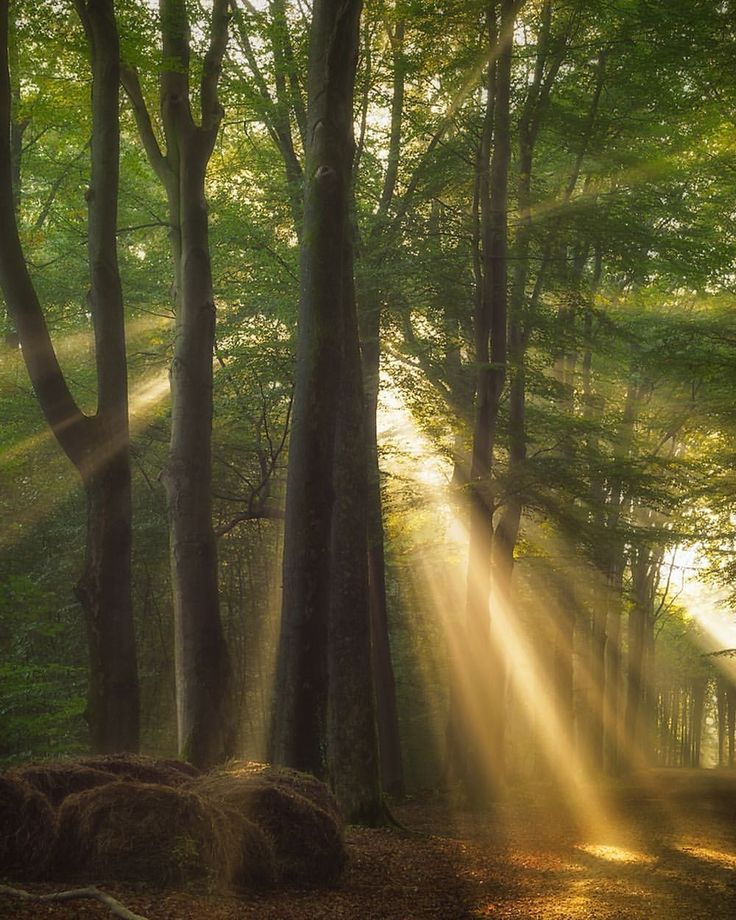
#> input picture Homework_2/data/forest.jpeg, 736 x 920 px
$ jupyter execute Homework.ipynb
#> lines starting #> are read from the running program, lines starting #| are printed output that depends on the picture
# HOMEWORK 2
For this homework you will have to complete and implement the colour balancing for:
* Gray world algorithm
* Scale-by-max algorithm

You are free to use your own images. Experiment with more images and think about the effect each of the algorithms has on the resulting (balanced) image.

### Colour Balancing
In this notebook we will show different type of colour balancing making use of von Kries' hypothesis.

[cell 1]
import cv2
import numpy as np
from matplotlib import pyplot as plt
plt.rcParams['figure.figsize'] = [15, 5]

[cell 2]
img = cv2.imread('data/forest.jpeg')
#> img is the input picture: shape (920, 736, 3); mean B, G, R 46.6, 83.6, 90.6
img = cv2.cvtColor(img, cv2.COLOR_BGR2RGB)
plt.imshow(img)

### White patch
In white patch algorithm we choose a group of pixels we know they should be white. We then scale the resulting image colour channels by this white patch.

[cell 3]
# Define white patch and the coefficients
row, col = 684, 561
white = img[row, col, :]
#> white = [145, 113, 52]
coeffs = 255.0/white
#> coeffs = [1.76, 2.26, 4.9]

# Apply white balancing and generate balanced image
balanced = np.zeros_like(img, dtype=np.float32)
for channel in range(3):
    balanced[..., channel] = img[..., channel] * coeffs[channel]
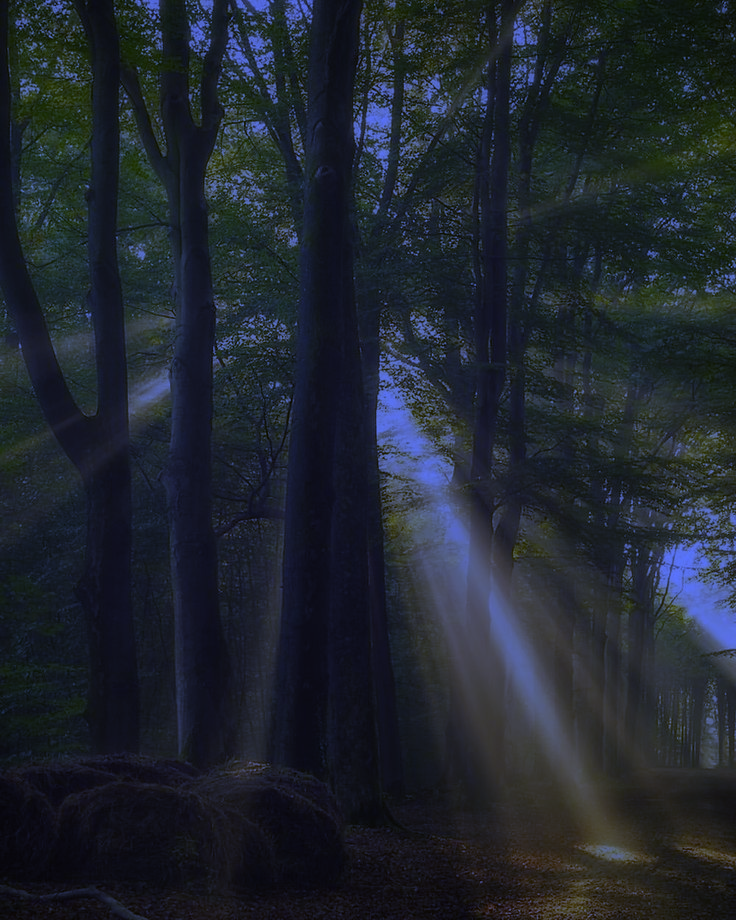
#> balanced: shape (920, 736, 3) float32; mean R, G, B 159.3, 188.5, 228.6; drawn with min black and max white

# White patching does not guarantee that the dynamic range is preserved, images must be clipped.
balanced = balanced/255
balanced[balanced > 1] = 1
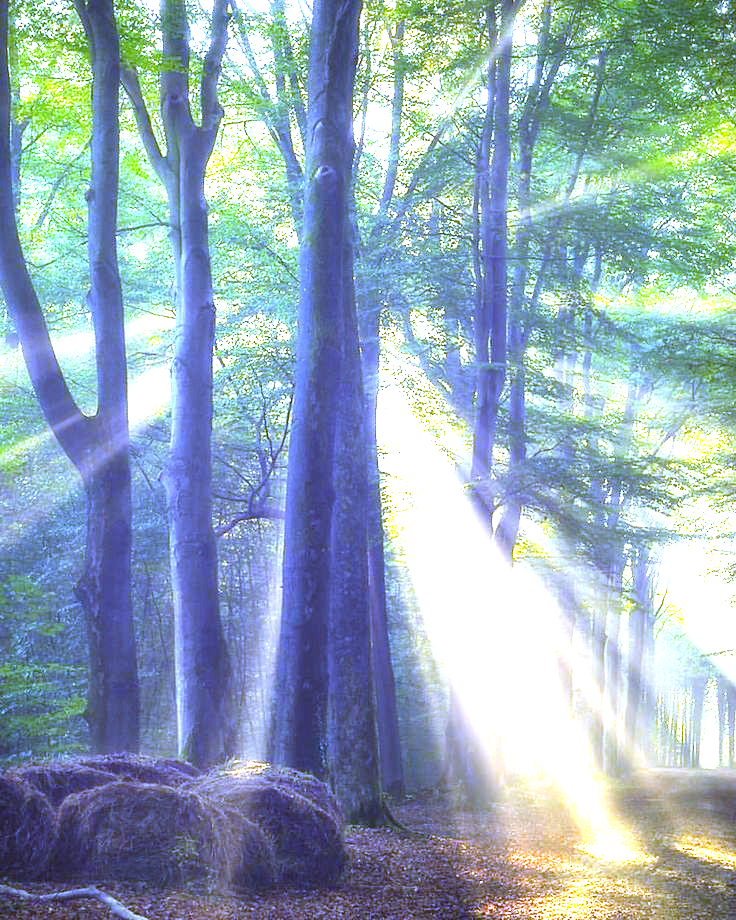
#> balanced: shape (920, 736, 3) float32; mean R, G, B 0.579, 0.662, 0.724

plt.subplot(121), plt.imshow(img)
plt.subplot(122), plt.imshow(balanced)
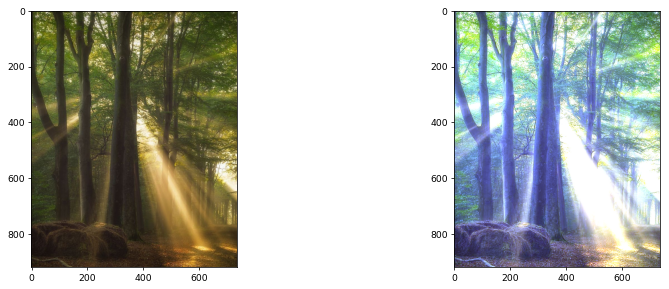
#> figure drawn by matplotlib, 2 panels

### Gray world
This algorithm assumes that a scene, on average, is gray.

[cell 4]
# Load your image
from pickle import FALSE


img = cv2.imread('data/forest.jpeg')
img = cv2.cvtColor(img, cv2.COLOR_BGR2RGB)

# Compute the mean values for all three colour channels (red, green, blue)
mean_r, mean_g, mean_b = np.mean(img, axis=tuple(range(img.ndim-1)))
#> mean_r = 90.58; mean_g = 83.56; mean_b = 46.61
# or
# mean_r = np.average(img[:, :, 0])
# mean_g = np.average(img[:, :, 1])
# mean_b = np.average(img[:, :, 2])

# Compute the coefficients kr, kg, kb
# Note: there are 3 coefficients to compute but we only have 2 equations.
# Therefore, you have to make an assumption, fix the value of one of the
# coefficients and compute the remining two
# Hint: You can fix the coefficient of the brightest colour channel to 1.
mean_k = np.average([mean_r,mean_g,mean_b])
#> mean_k = 73.58

arr_mean_coef = [mean_k/mean_r, mean_k/mean_g, mean_k/mean_b]
#> arr_mean_coef = [0.812, 0.881, 1.58]
# kr = mean_k/mean_r
# kg = mean_k/mean_g
# kb = mean_k/mean_b

# Apply color balancing and generate the balanced image
balanced = np.zeros_like(img, dtype=np.float32)
for channel in range(3):
    balanced[..., channel] = img[..., channel] * arr_mean_coef[channel]
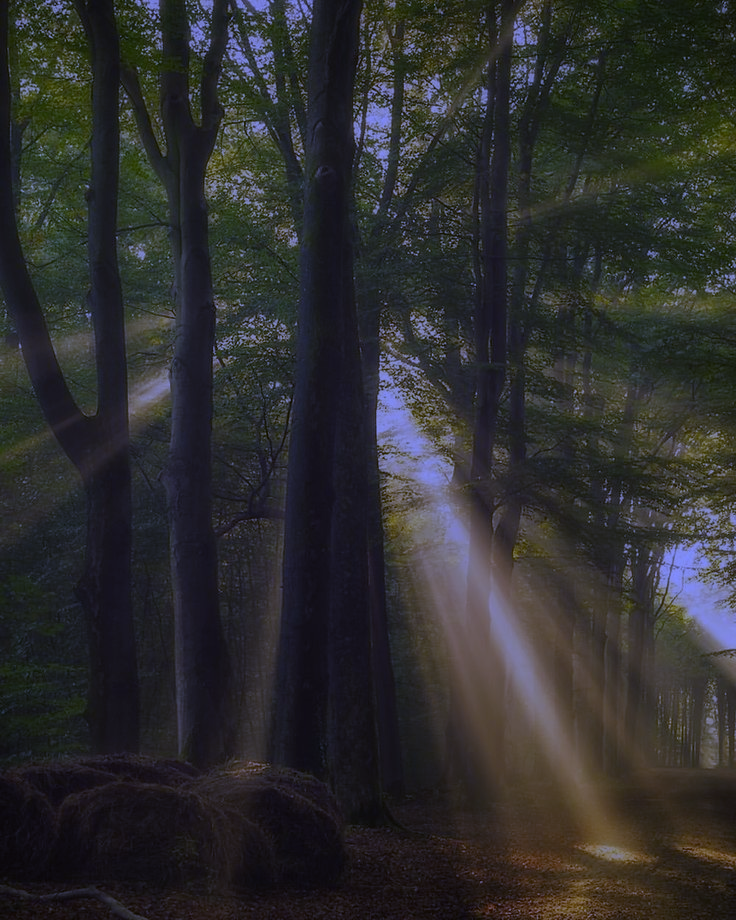
#> balanced: shape (920, 736, 3) float32; mean R, G, B 73.6, 73.6, 73.6; drawn with min black and max white
# balanced[..., 0] = img[..., 0]*kr
# balanced[..., 1] = img[..., 1]*kg
# balanced[..., 2] = img[..., 2]*kb

balanced = balanced/255
balanced[balanced > 1] = 1
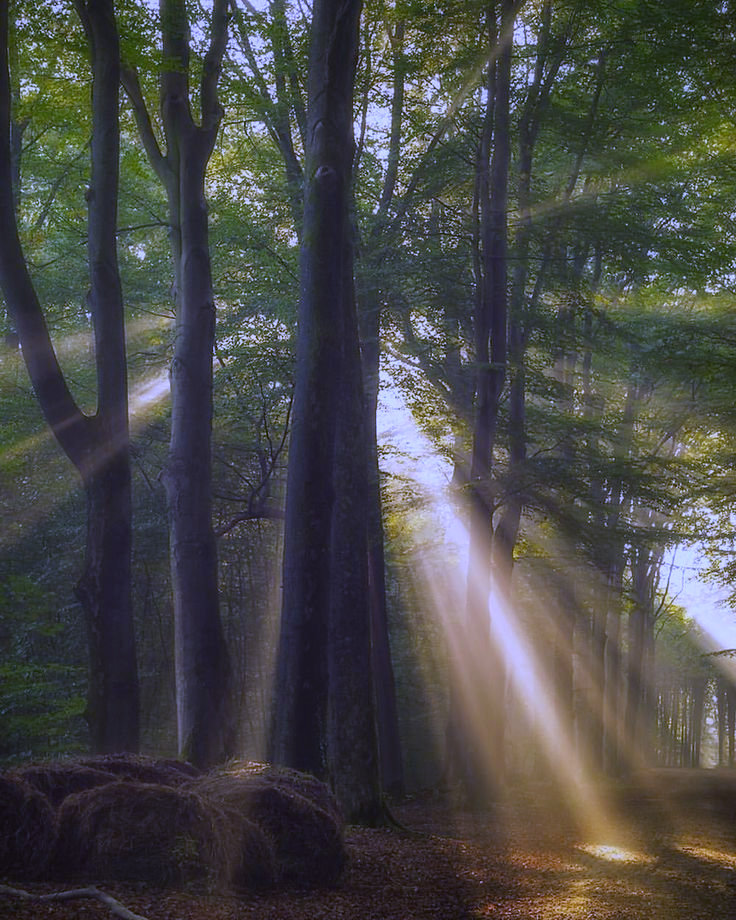
#> balanced: shape (920, 736, 3) float32; mean R, G, B 0.289, 0.289, 0.284

# Show the original and the balanced image side by side
plt.subplot(121), plt.imshow(img)
plt.subplot(122), plt.imshow(balanced)

### Scale-by-max
This is a straightforward algorithm that scales each colour channel by its maximum value. Note that it is sensitive to noise and saturations.

[cell 5]
# Load your image
img = cv2.imread('data/dark.jpg')
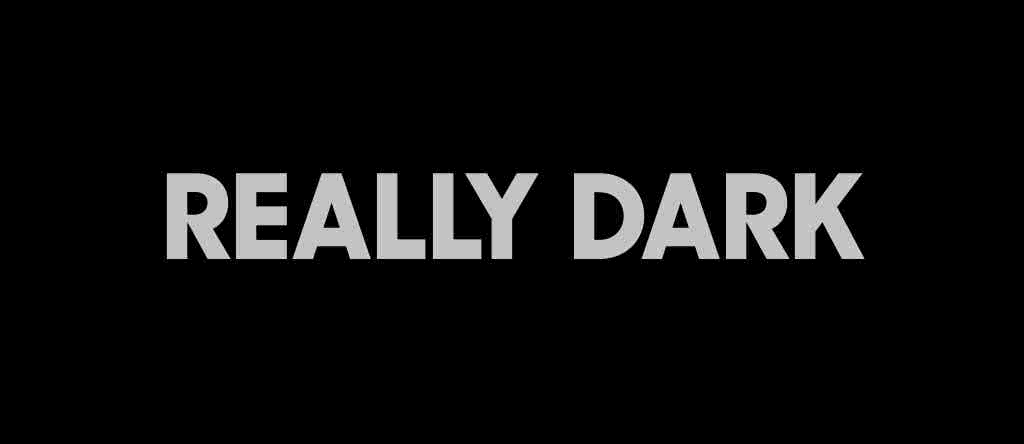
#> input picture Homework_2/data/dark.jpg, 1024 x 444 px
#> img is the input picture: shape (444, 1024, 3); min 0, max 17, mean 0.97
img = cv2.cvtColor(img, cv2.COLOR_BGR2RGB)

# Compute the maximum values for all three colour channels (red, green, blue)
arr_max_coef = img.max(axis=tuple(range(img.ndim-1)))
#> arr_max_coef = [17, 17, 17]

# max_r = img[...,0].max()
# max_g = img[...,1].max()
# max_b = img[...,2].max()

# Apply scale-by-max balancing and generate the balanced image
balanced = np.zeros_like(img, dtype=np.float32)

for channel in range(3):
    balanced[..., channel] = (img[..., channel] / arr_max_coef[channel]) * 255
#> balanced: shape (444, 1024, 3) float32

plt.subplot(121), plt.imshow(img)
plt.subplot(122), plt.imshow(balanced/255) #should i divide on 255?
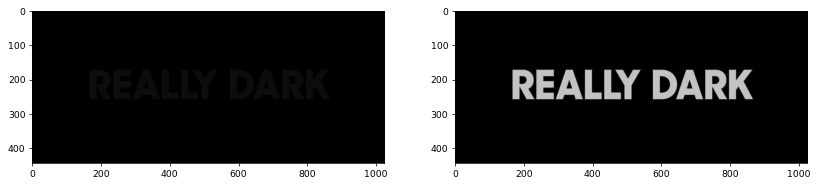
#> figure drawn by matplotlib, 2 panels

#Min-max scaling / min-max normalization
Rescaling is the simplest method and consists in rescaling the range of features to scale the range in [0, 1] or [−1, 1]. Selecting the target range depends on the nature of the data. The general formula for a min-max of [0, 1]

[cell 6]
# Load your image
img = cv2.imread('../Homework_1/data/img1.jpg')
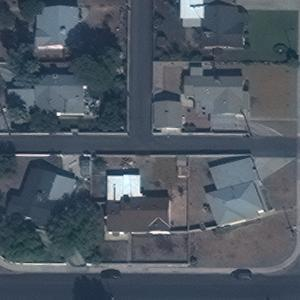
#> input picture Homework_1/data/img1.jpg, 300 x 300 px
#> img is the input picture: shape (300, 300, 3); mean B, G, R 98.5, 88, 78
img = cv2.cvtColor(img, cv2.COLOR_BGR2RGB)

# Compute the maximum values for all three colour channels (red, green, blue)
arr_max_coef = img.max(axis=tuple(range(img.ndim-1)))
#> arr_max_coef = [255, 255, 255]

# Compute the minimum values for all three colour channels (red, green, blue)
arr_min_coef = img.min(axis=tuple(range(img.ndim-1)))
#> arr_min_coef = [12, 25, 32]

# Apply Min-max scaling balancing and generate the balanced image
balanced = np.zeros_like(img, dtype=np.float32)

for channel in range(3):
    balanced[..., channel] = (img[..., channel] - arr_min_coef[channel]) / (arr_max_coef[channel] - arr_min_coef[channel])
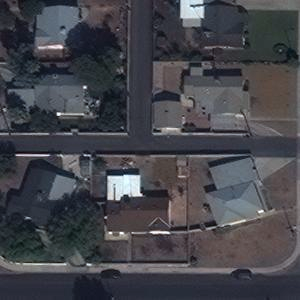
#> balanced: shape (300, 300, 3) float32; mean R, G, B 0.271, 0.274, 0.298

plt.subplot(121), plt.imshow(img)
plt.subplot(122), plt.imshow(balanced)
